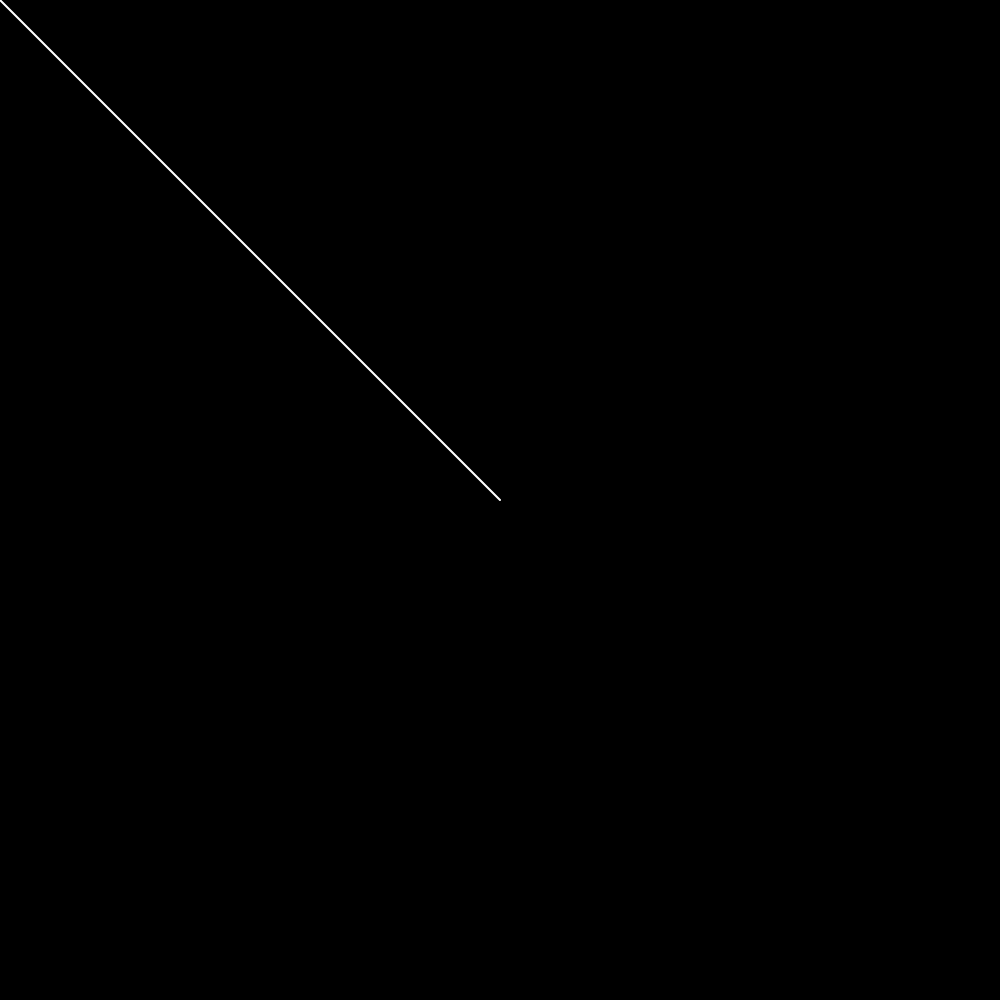
Frame 1 (no input)
Frame 60 (no input): identical to frame 1, image omitted
Frame 120 (the mouse pressed at the canvas centre since frame 60): blank canvas, image omitted

The p5.js sketch that drew this single still picture (run headless with seeded random() and noise() and a simulated clock; from frame 60 on, the mouse is pressed at the canvas centre):

// p5.js sketch
// ── sketch.js

function setup() {
  createCanvas(1000, 1000);
  background(0);
}

function draw() {
  background(0);
  stroke(255);
  strokeWeight(2);
  let mouseVector = createVector(mouseX, mouseY),
      centerVector = createVector(width/2, height/2);
  mouseVector.sub(centerVector);
  translate(width/2, height/2);
  line(0,0,mouseVector.x, mouseVector.y);
}
